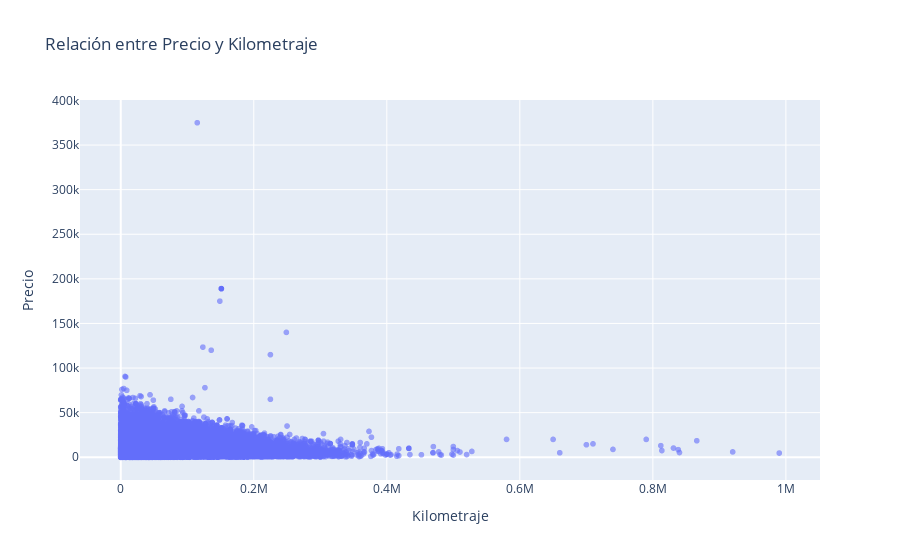

Write notebook code for a chart like this one.
### Code cell
fig = px.scatter(df, x='odometer', y='price',
                 title='Relación entre Precio y Kilometraje',
                 labels={'odometer': 'Kilometraje', 'price': 'Precio'},
                 opacity=0.6)
fig.show()

### Figure 1 — Plotly figure (JSON) as saved in the notebook; plotly's stock layout.template omitted (floating-point values rounded to 4 significant figures; data arrays with more than 128 entries replaced by an {"elided": "..."} marker saying what was removed)
{"data": [{"hovertemplate": "Kilometraje=%{x}<br>Precio=%{y}<extra></extra>", "legendgroup": "", "marker": {"color": "#636efa", "opacity": 0.6, "symbol": "circle"}, "mode": "markers", "name": "", "showlegend": false, "type": "scattergl", "x": {"elided": "36419 float values"}, "xaxis": "x", "y": {"elided": "36419 int values"}, "yaxis": "y"}], "layout": {"legend": {"tracegroupgap": 0}, "title": {"text": "Relación entre Precio y Kilometraje"}, "xaxis": {"anchor": "y", "domain": [0, 1], "title": {"text": "Kilometraje"}}, "yaxis": {"anchor": "x", "domain": [0, 1], "title": {"text": "Precio"}}}}
